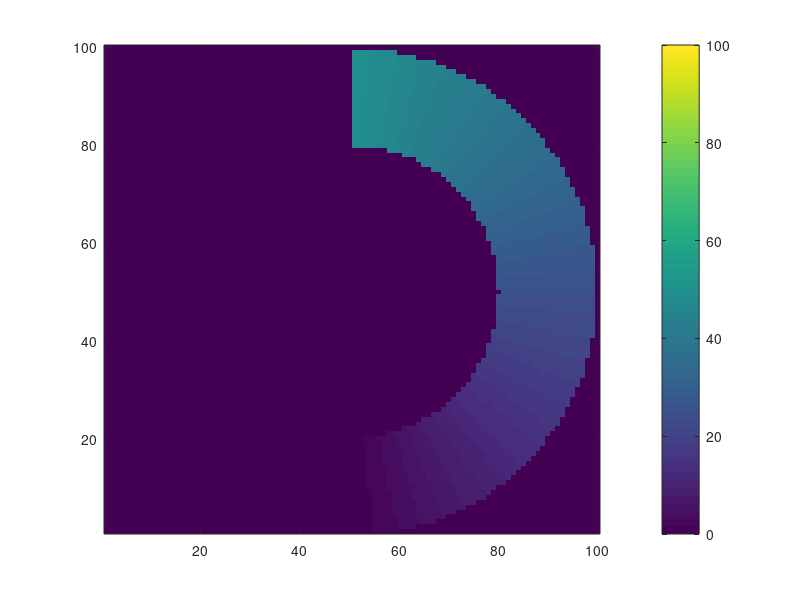

MATLAB code for this plot:
Z=zeros(100,100);
    for X=51:100
        for Y=1:100
            V=X-50;W=Y-50;
            R=sqrt(V*V+W*W);
            Theta=atan(W/V)+pi/2;
            if (R>30)&&(R<50)
                Z(Y,X)=Theta*100/2/pi;
            end
        end
    end
%     X=50;
%     for Y=1:100
%         V=X-50;W=Y-50;
%         R=sqrt(V*V+W*W);
%         Theta=atan(W/V)+pi/2;
%         if (R>30)&&(R<50)
%             Z(Y,X)=Theta*100/2/pi;
%         end
%     end
imagesc(Z,[0 100]);set(gca,'YDir','normal');colorbar;
